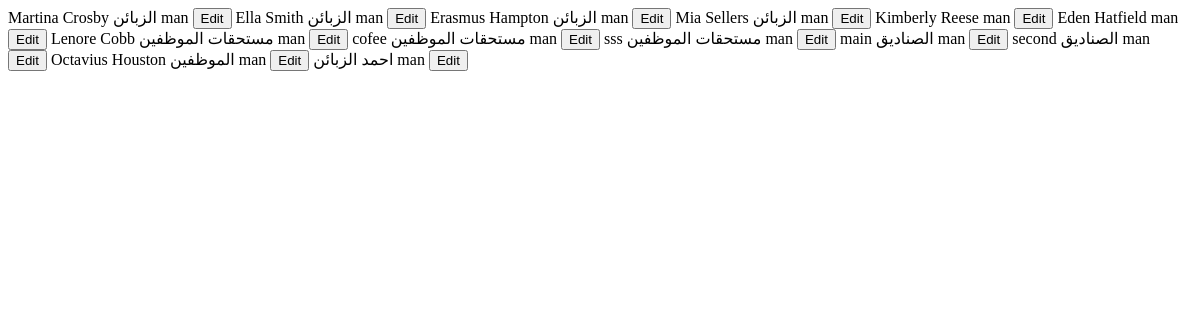
/account/accounts/ (signed in), run on an earlier commit of the app's database.
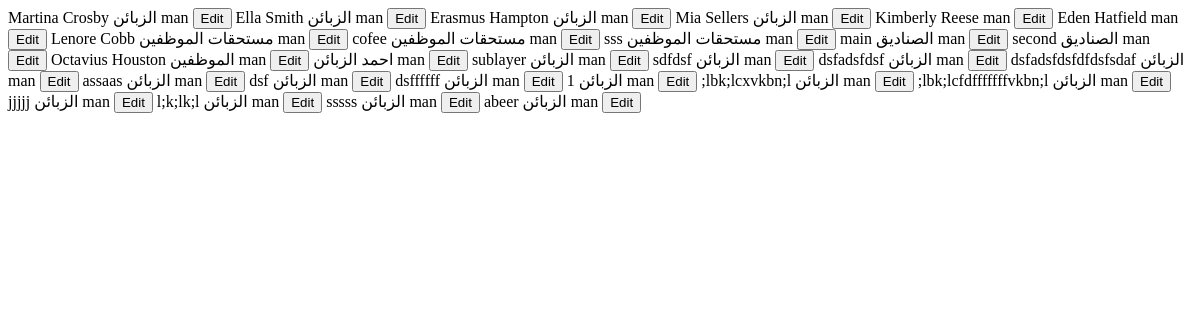
And on a later commit of the database.
### account/models.py (models this page shows, shortened)
class Account(BaseModel, SoftDeleteModel):
    Accountchoise=(
        ('متاجرة', (
                    ('1','التأشيرات'),
                    ('2','تذاكرطيران'),
                    ('3','تذاكربرية'),
                    ('4','تذاكربحرية'),
                    ('5','شحن'),
                    ('6','حجزفندقي'),
                    ('7','مستندات سفر'),
                    ('8','عمولات'),
                    ('9','تأمين صحي'),
                    ('10','رحلات'),
                    ('11','تحويل عملة'),
                    ('12','الاصول'),
                    ('13','أرباح وخسائر'),
                    ('14','رصيدمدور'),
                    ('15','الاهتلاك'),
                    ('16','مستحقات الموظفين'),
                    ('17','التأمينات الاجتماعية'),
                    ('18','المصروفات'),
                    )),
        ('الشركات و الزبائن', (
            ('20', 'الزبائن'),
            ('21','شركات التأشيرات'),
            ('22','شركات نقل جوي'),
            ('23','شركات نقل بري'),
            ('24','شركات نقل بحري'),
            ('25','فنادق'),
            ('26','شركات شحن'),
            ('27','شركات تأمين صحي'),
        )),
      ('حسابات الشركة',(
            ('30','المالكين'),
            ('31','الموظفين'),
            ('32','الصناديق'),
            ('33','مصاريف يومية'),
            ('34','الحافلات'),
      )
      )
    )
    name         = models.CharField(max_length=255 )
    account_type = models.CharField(choices=Accountchoise ,max_length=4, blank=True)
    class Meta:
        unique_together = [['name', 'company']]

### users/models.py (models this page shows, shortened)
class MyUser(AbstractBaseUser, PermissionsMixin):
    email = models.EmailField(_('email address'), unique=True)
    username = models.CharField(_('username'), max_length=250, unique=True)
    first_name = models.CharField(_('first name'), max_length=50, blank=True)
    last_name = models.CharField(_('last name'), max_length=50, blank=True)
    date_joined = models.DateTimeField(_('date joined'), auto_now_add=True)
    is_active = models.BooleanField(_('active'), default=True)
    is_staff = models.BooleanField(default=False)
    is_superuser = models.BooleanField(default=False)
    avatar = models.ImageField(upload_to='avatars/', null=True, blank=True)
    is_MANAGER= models.BooleanField(default=False)
    is_RESERVATION= models.BooleanField(default=False)
    is_ACCOUNTANT= models.BooleanField(default=False)
    is_CUSTOMER= models.BooleanField(default=False)
    objects = UserManager()
    company    = models.ForeignKey(Company, blank=True, null=True, on_delete=models.SET_NULL)
    sub_customer   = models.ForeignKey(Customer, null=True,blank=True, on_delete=models.SET_NULL, related_name='sub_customer')
    USERNAME_FIELD = 'username'
    REQUIRED_FIELDS = ['email']
    class Meta:
        verbose_name = _('user')
        verbose_name_plural = _('users')

### account/views.py (the view)
# urls.py: path('accounts/', account_list, name='account_list'),
def account_list(request):
    company = request.user.company
    accounts = Account.objects.filter(company=company)
    return render(request, 'account/account_list.html', {
        'accounts':accounts
    })

### common/managers.py (called while the page is built)
    def get_queryset(self):
        return super(SoftDeleteManager,self).get_queryset().filter(is_deleted=False)

    def filter(self, *args, **kwargs):
        if 'pk' in  kwargs:
            return self.all_with_deleted().filter(*args, **kwargs)
        return self.get_queryset().filter(*args, **kwargs)

### account/templates/account/account_list.html
{% for account in accounts %}
<tr id="account-{{ account.pk }}" class="account-row">
    <td>{{ account.name  }}</td>
    <td>{{ account.get_account_type_display  }}</td>
    <td>{{ account.author  }}</td>
  <td>
    <button class="btn btn-primary btn-sm" hx-get="{% url 'edit_account' pk=account.pk %}" hx-target="#dialog">Edit</button>
  </td>
</tr>
{% endfor %}

What changed in the data, as far as the page shows it:
added Account: name "sublayer", account_type "الزبائن", author "man"
added Account: name "sdfdsf", account_type "الزبائن", author "man"
added Account: name "dsfadsfdsf", account_type "الزبائن", author "man"
added Account: name "dsfadsfdsfdfdsfsdaf", account_type "الزبائن", author "man"
added Account: name "assaas", account_type "الزبائن", author "man"
added Account: name "dsf", account_type "الزبائن", author "man"
added Account: name "dsffffff", account_type "الزبائن", author "man"
added Account: name "1", account_type "الزبائن", author "man"
added Account: name ";lbk;lcxvkbn;l", account_type "الزبائن", author "man"
added Account: name ";lbk;lcfdfffffffvkbn;l", account_type "الزبائن", author "man"
added Account: name "jjjjj", account_type "الزبائن", author "man"
added Account: name "l;k;lk;l", account_type "الزبائن", author "man"
added Account: name "sssss", account_type "الزبائن", author "man"
added Account: name "abeer", account_type "الزبائن", author "man"
